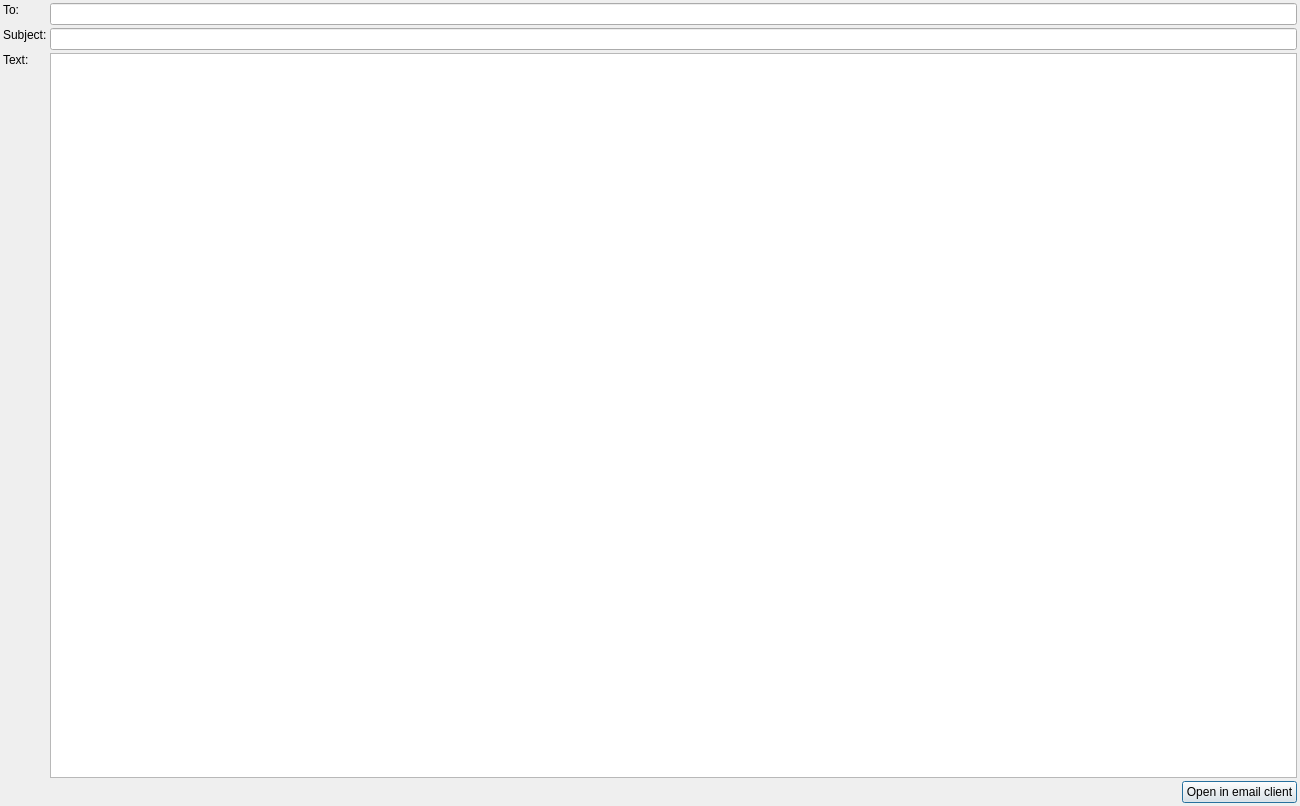
<?xml version="1.0" encoding="UTF-8"?>
<ui version="4.0">
 <class>EmailDialog</class>
 <widget class="QDialog" name="EmailDialog">
  <property name="geometry">
   <rect>
    <x>0</x>
    <y>0</y>
    <width>1300</width>
    <height>806</height>
   </rect>
  </property>
  <property name="windowTitle">
   <string>Send email</string>
  </property>
  <layout class="QGridLayout" name="gridLayout">
   <property name="leftMargin">
    <number>3</number>
   </property>
   <property name="topMargin">
    <number>3</number>
   </property>
   <property name="rightMargin">
    <number>3</number>
   </property>
   <property name="bottomMargin">
    <number>3</number>
   </property>
   <property name="spacing">
    <number>3</number>
   </property>
   <item row="0" column="0">
    <widget class="QLabel" name="label">
     <property name="text">
      <string>To:</string>
     </property>
     <property name="alignment">
      <set>Qt::AlignLeading|Qt::AlignLeft|Qt::AlignTop</set>
     </property>
    </widget>
   </item>
   <item row="1" column="0">
    <widget class="QLabel" name="label_2">
     <property name="text">
      <string>Subject:</string>
     </property>
     <property name="alignment">
      <set>Qt::AlignLeading|Qt::AlignLeft|Qt::AlignTop</set>
     </property>
    </widget>
   </item>
   <item row="2" column="1">
    <widget class="QPlainTextEdit" name="body"/>
   </item>
   <item row="0" column="1">
    <widget class="QLineEdit" name="to"/>
   </item>
   <item row="1" column="1">
    <widget class="QLineEdit" name="subject"/>
   </item>
   <item row="2" column="0">
    <widget class="QLabel" name="label_3">
     <property name="text">
      <string>Text:</string>
     </property>
     <property name="alignment">
      <set>Qt::AlignLeading|Qt::AlignLeft|Qt::AlignTop</set>
     </property>
    </widget>
   </item>
   <item row="3" column="0" colspan="2">
    <layout class="QHBoxLayout" name="horizontalLayout">
     <item>
      <spacer name="horizontalSpacer">
       <property name="orientation">
        <enum>Qt::Horizontal</enum>
       </property>
       <property name="sizeHint" stdset="0">
        <size>
         <width>40</width>
         <height>20</height>
        </size>
       </property>
      </spacer>
     </item>
     <item>
      <widget class="QPushButton" name="send_btn">
       <property name="text">
        <string>Open in email client</string>
       </property>
      </widget>
     </item>
    </layout>
   </item>
  </layout>
 </widget>
 <resources/>
 <connections/>
</ui>
